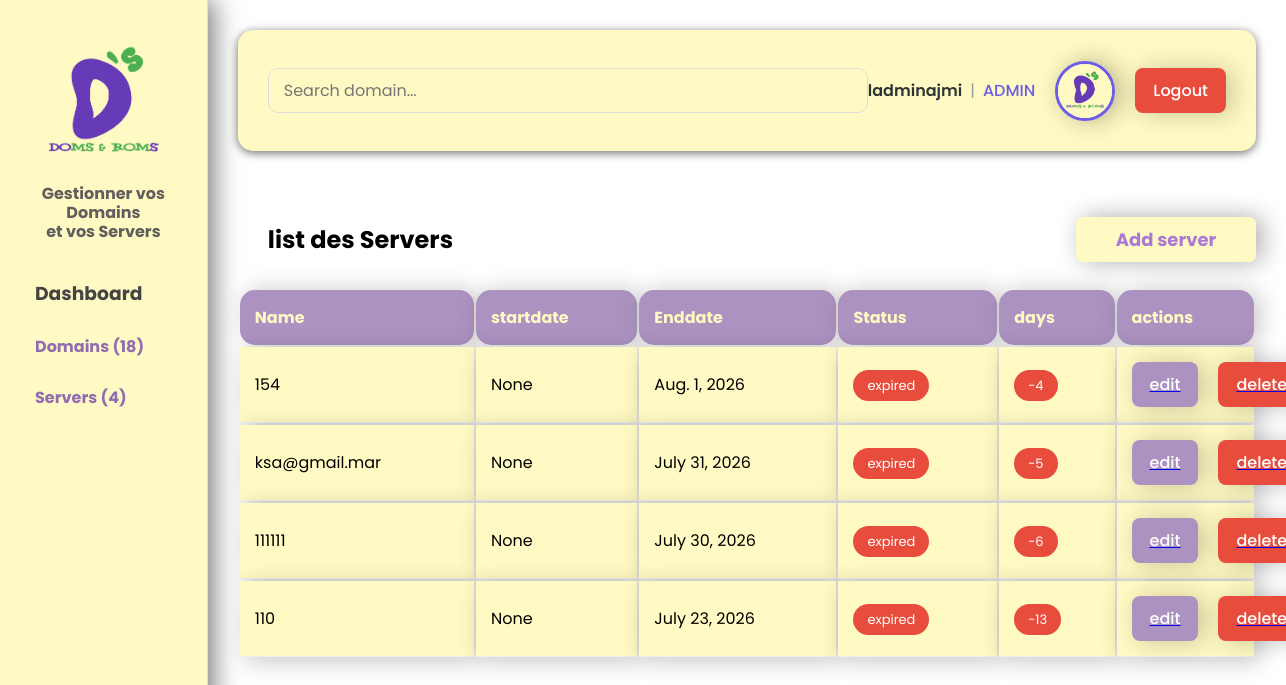
The app's page /servernames/ (signed in) with its own data.
### users/models.py (models this page shows, shortened)
class User(AbstractUser):
    ROLE_CHOICES = [
        ('admin', 'Admin'),]
    role = models.CharField(
        max_length=10,
        choices=ROLE_CHOICES,
        default='user'
    )

### servernames/models.py (models this page shows)
class servername(models.Model):
    id=models.BigAutoField(primary_key=True)
    name=models.CharField(max_length=50,default='')
    startdate=models.DateField(null=True, blank=True,default='NULL')
    enddate=models.DateField()
    email = models.EmailField(blank=True,default="amine@digest-media.agency")
    notification_30 = models.BooleanField(default=False)
    notification_15 = models.BooleanField(default=False)
    notification_7 = models.BooleanField(default=False)
    notification_1 = models.BooleanField(default=False)
    notification_expired = models.BooleanField(default=False)

### servernames/views.py (the view)
# urls.py: path("", views.serverlist, name="serverlist"),
@login_required()
def serverlist(request):
    servernames = servername.objects.all()
    search = request.GET.get("search")
    if search:
        servernames = servernames.filter(name__icontains=search)
    for server in servernames:
        server.days=remaining(server.enddate)
        server.statut=statut(server.enddate)
        server.message=message(server.enddate)
    return render(request, 'listserver.html', {'servernames': servernames[::-1]})

### domsnames/services.py (called while the page is built)
def remaining(enddate):
    if isinstance(enddate, str):
        enddate=date.fromisoformat(enddate)
    return (enddate-date.today()).days

def statut(enddate):
    days=remaining(enddate)
    if days>30:
        return 'active'
    elif 0<days<=30:
        return 'warning'
    else:return 'expired'

### servernames/services.py (called while the page is built)
def remaining(enddate):
    if isinstance(enddate, str):
        enddate=date.fromisoformat(enddate)
    return (enddate-date.today()).days

def statut(enddate):
    days=remaining(enddate)
    if days>30:
        return 'active'
    elif 0<days<=30:
        return 'warning'
    else:return 'expired'

def message(enddate):
    days=remaining(enddate)
    if statut(enddate)=='active':return 'il reste',days,' jours'
    elif statut(enddate)=='warning':return 'Attention, expire dans',days,'jours'
    else: return 'expirer depuis',days,'jours'

### servernames/templates/listserver.html (shortened to what this page needs)
{% load static %}
<!DOCTYPE html>
<html lang="en">
<head>
    <link rel="stylesheet" href="{% static 'style.css' %}">
</head>
<body>
<div class="container">
    <aside class="sidebar">
<div class="sidebar-header">
    <div class="logo">
        <img src="{% static 'logo.png' %}" alt="Logo">
    </div>
        <div class="welcome">
        <span>Gestionner vos Domains <br>et vos Servers</span>
    </div>
</div>
        <nav>
            <a href="{% url 'dashboard' %}"><h3>Dashboard</h3></a>
            <a href="{% url 'domslist' %}"> <h4>Domains ({{total_domains}})</h4> </a>
            <a href="{% url 'serverlist' %}"><h4>Servers ({{total_servers}})</h4> </a>
        </nav>
    </aside>
    <main>
<header>
    <div class="header-search">
        <form class="search-bar" method="GET">
            <input type="text" name="search" placeholder="Search domain..." value="{{ request.GET.search }}">
        </form>
    </div>
    <div class="top-user">
        <div class="user-details">
            <span class="username">{{ username }}</span>
            <span class="separator">|</span>
            <span class="role">{{ role|upper }}</span>
        </div>
        <div class="profile">
            <a href="{% url 'profil' %}">
                <img src="{% static 'profile.jpg' %}" alt="Profile">
            </a>
        </div>
        <a href="{% url 'logout' %}" class="logout-btn">
            Logout
        </a>
    </div>
</header>
<section class="list">
        <div class="uper_list">
            <h2>list des Servers</h2>
            <div class="actions">
                <a href="{% url 'serveradd' %}"><div class="button add"><button>Add server </button></div></a>
            </div>
        </div>
            <table>
                <thead>
                    <tr>
                        <th>Name</th>
                        <th>startdate</th>
                        <th>Enddate</th>
                        <th>Status</th>
                        <th>days</th>
                        <th>actions</th>
                    </tr>
                </thead>
                <tbody>
                        {% for i in servernames%}
                    <tr>
                        <td>{{i.name}}</td>
                        <td>{{i.startdate}}</td>
                        <td>{{i.enddate}}</td>
                        {% if i.statut == "expired"%}
                        <td><span class="badge expired"> {{i.statut}}</span></td>
                        <td><span class="badge expired">{{i.days}}</span></td>
                        {% elif i.statut == "active"%}
                        <td><span class="badge active"> {{i.statut}}</span></td>
                        <td><span class="badge active">{{i.days}}</span></td>
                        {% else %}
                        <td><span class="badge warning"> {{i.statut}}</span></td>
                        <td><span class="badge warning">{{i.days}}</span></td>
                        {% endif %}
                        <td>
                        <div class='acts'>
                            <a href="{% url 'serveredit' i.id %}"><div class="edit-btn">edit</div></a>
                            <a href="{% url 'serverdel' i.id %}"><div class="delete-btn">delete</div></a></td>
                        </div>
                    </tr>
                    {%endfor%}
</body>
</html>

### dashboard/static/style.css (style rules this page uses)
* { margin:0; padding:0; box-sizing:border-box; font-family:Poppins,sans-serif; }
body { margin:0; position:relative; min-height:100vh; overflow-x:hidden; }
body::before { content:""; position:fixed; inset:0; background:url("ChatGPT\ Image\ Jul\ 22\,\ 2026\,\ 11_33_46\ AM.png") center center/cover no-repeat; filter:blur(10px); transform:scale(1.1); z-index:-2; }
.container { display:flex; min-height:100vh; }
.sidebar { width:260px; background:#FFFAC3; border-right:1px solid #ddd; padding:25px; box-shadow: 6px 0 25px rgba(0, 0, 0, 0.514); }
.sidebar-header { display: block; align-items: center; justify-content: space-between; margin-bottom: 30px; }
.logo { display: flex; justify-content: center; align-items: center; }
.logo img { max-width: 100%; max-height: 100%; object-fit: contain; }
.profile { width: 60px; height: 60px; }
.profile img { width: 100%; height: 100%; border-radius: 50%; object-fit: cover; border: 3px solid #6C5CE7; box-shadow: 6px 0 25px rgba(0, 0, 0, 0.288); }
.sidebar nav { display:flex; flex-direction:column; gap:10px; }
.sidebar nav h4 { margin-top:0px; color:#926cb1; }
.sidebar nav a { text-decoration:none; color:#444; padding:8px 10px; border-radius:8px; }
.header-search { margin:20px 0; }
.search-bar { width:600px; height:45px; display:flex; align-items:center; border:1px solid #ddd; border-radius:10px; padding:0 15px; }
.search-bar input { flex:1; border:none; outline:none; font-size:16px; background:transparent; }
main { flex:1; padding:30px; }
header { background:#FFFAC3; border-radius:15px; padding:18px 30px; display:flex; justify-content:space-between; align-items:center; margin-bottom:30px; box-shadow:0 2px 10px rgba(0, 0, 0, 0.582); }
.actions { display:flex; flex-direction:column; gap: 20px; padding:18px 30px; width: 180px; }
.actions button { padding:15px; background:#FFFAC3; color:#ab79d4; border:none; border-radius:7px; cursor:pointer; width: 180px; height: 45px; font-weight:bold; font-size: large; line-height: 10px; box-shadow: 6px 0 25px rgba(0, 0, 0, 0.329); justify-self: center; }
.expired { border-left:7px solid #E74C3C; }
table { width:100%; margin-top:20px; }
th { text-align:left; border-radius: 15px; padding:15px; background:#AC92C1; color:#FFFAC3; box-shadow: 6px 0 25px rgba(0, 0, 0, 0.219); }
td { padding:15px; border-bottom:1px solid #eee; background-color: #FFFAC3; box-shadow: 6px 5px 25px rgba(0, 0, 0, 0.219); }
.badge { padding:6px 14px; border-radius:20px; color:white; font-size:13px; }
.badge.expired { background:#E74C3C; border:none; }
.top-user { display:flex; align-items:center; gap:20px; }
.user-details { display: flex; align-items: center; gap: 8px; font-size: 16px; }
.username { font-weight: 600; color: #2D3436; }
.separator { color: #999; }
.role { color: #6C5CE7; font-weight: 500; }
.logout-btn { background: #E74C3C; color: white; text-decoration: none; padding: 10px 18px; border-radius: 8px; font-weight: 500; box-shadow: 6px 1px 25px rgba(0, 0, 0, 0.219); }
.welcome span { color: #615e5e; display: block; font-weight: bolder; font-size: 1rem; text-align: center; line-height: 1.2; margin-top: 2px; }
.uper_list { padding:18px 30px; justify-content:space-between; margin-bottom:-30px; display:flex; align-items:center; }
.edit-btn { background: #ac92c1; color: white; text-decoration: none; padding: 10px 18px; border-radius: 8px; font-weight: 500; box-shadow: 6px 1px 25px rgba(0, 0, 0, 0.219); }
.delete-btn { background: #E74C3C; color: white; text-decoration: none; padding: 10px 18px; border-radius: 8px; font-weight: 500; box-shadow: 6px 1px 25px rgba(0, 0, 0, 0.219); }
.acts { display:flex; align-items:center; gap:20px; width: 5px; }

### records on screen
User: username "ladminajmi", role "ADMIN"
servername: name "154", startdate "None", enddate "Aug. 1, 2026", statut "expired", days "-4"
servername: name "ksa@gmail.mar", startdate "None", enddate "July 31, 2026", statut "expired", days "-5"
servername: name "111111", startdate "None", enddate "July 30, 2026", statut "expired", days "-6"
servername: name "110", startdate "None", enddate "July 23, 2026", statut "expired", days "-13"

### other values on screen
{{ total_domains }} "18"
{{ total_servers }} "4"
